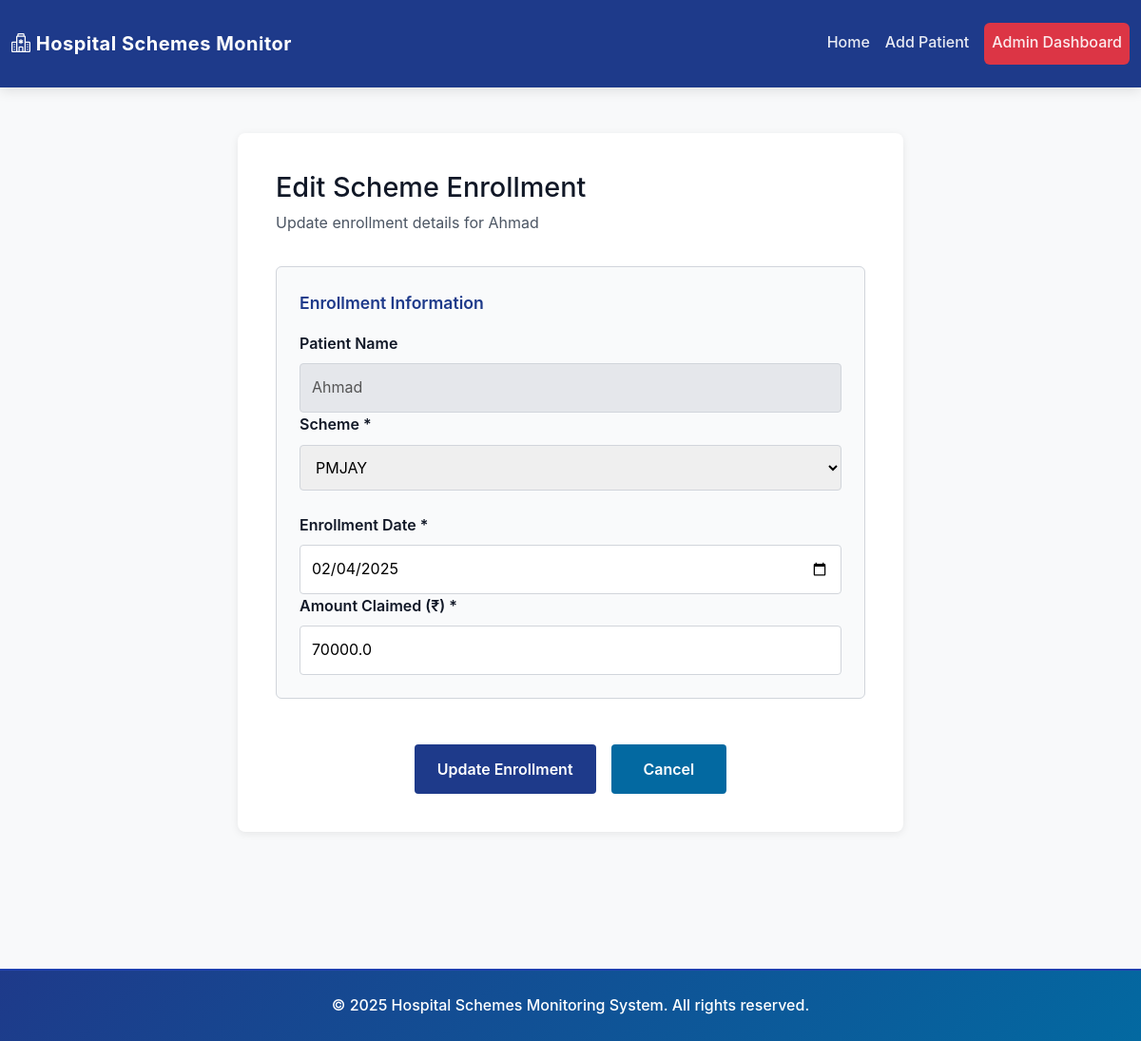
The app's page /edit-enrollment/3 with its own data.
### tables this page shows
CREATE TABLE patient (
                patient_id INTEGER PRIMARY KEY AUTOINCREMENT,
                name TEXT NOT NULL,
                dob DATE NOT NULL,
                email TEXT,
                address TEXT
            );

CREATE TABLE patient_scheme_enrollment (
                enrollment_id INTEGER PRIMARY KEY AUTOINCREMENT,
                patient_id INTEGER NOT NULL,
                scheme_id INTEGER NOT NULL,
                enroll_date DATE NOT NULL,
                amt_claimed REAL DEFAULT 0,
                FOREIGN KEY(patient_id) REFERENCES patient(patient_id),
                FOREIGN KEY(scheme_id) REFERENCES scheme(scheme_id)
            );

CREATE TABLE scheme (
                scheme_id INTEGER PRIMARY KEY AUTOINCREMENT,
                sname TEXT NOT NULL UNIQUE,
                dscript TEXT,
                start_date DATE NOT NULL
            );

### app.py (the view, shortened to what this page needs)
@app.route('/edit-enrollment/<int:enrollment_id>', methods=['GET', 'POST'])
def edit_enrollment(enrollment_id):
    db = get_db()
    cursor = db.cursor()
    cursor.execute('''
        SELECT pse.*, p.name as patient_name, s.sname
        FROM patient_scheme_enrollment pse
        JOIN patient p ON pse.patient_id = p.patient_id
        JOIN scheme s ON pse.scheme_id = s.scheme_id
        WHERE enrollment_id = ?
    ''', (enrollment_id,))
    enrollment = cursor.fetchone()
    cursor.execute('SELECT scheme_id, sname FROM scheme')
    schemes = cursor.fetchall()
    db.close()
    if not enrollment:
        flash('Enrollment not found', 'error')
        return redirect(url_for('admin'))
    return render_template('edit_enrollment.html', enrollment=enrollment, schemes=schemes)

### app.py (called while the page is built)
def get_db():
    conn = sqlite3.connect(DATABASE)
    conn.row_factory = sqlite3.Row
    return conn

### templates/edit_enrollment.html (shortened to what this page needs)
{% extends "base.html" %}
{% block content %}
<section class="form-section">
    <div class="form-container">
        <h2>Edit Scheme Enrollment</h2>
        <p class="form-subtitle">Update enrollment details for {{ enrollment.patient_name }}</p>
        <form method="POST" class="patient-form">
            <fieldset class="form-group">
                <legend>Enrollment Information</legend>
                <div class="form-field">
                    <label>Patient Name</label>
                    <input type="text" value="{{ enrollment.patient_name }}" disabled style="background-color: #e5e7eb; cursor: not-allowed;">
                </div>
                <div class="form-row">
                    <div class="form-field">
                        <label for="scheme_id">Scheme *</label>
                        <select id="scheme_id" name="scheme_id" required>
                            {% for scheme in schemes %}
                            <option value="{{ scheme.scheme_id }}" {% if scheme.scheme_id == enrollment.scheme_id %}selected{% endif %}>
                                {{ scheme.sname }}
                            </option>
                            {% endfor %}
                        </select>
                    </div>
                    <div class="form-field">
                        <label for="enroll_date">Enrollment Date *</label>
                        <input type="date" id="enroll_date" name="enroll_date" value="{{ enrollment.enroll_date }}" required>
                    </div>
                </div>
                <div class="form-field">
                    <label for="amt_claimed">Amount Claimed (₹) *</label>
                    <input type="number" id="amt_claimed" name="amt_claimed" step="0.01" min="0" value="{{ enrollment.amt_claimed }}" required>
                </div>
            </fieldset>
            <div class="form-actions">
                <button type="submit" class="btn btn-primary">Update Enrollment</button>
                <a href="{{ url_for('admin') }}" class="btn btn-secondary">Cancel</a>
            </div>
        </form>
    </div>
</section>
{% endblock %}

### static/style.css (style rules this page uses)
:root { --primary-color: #1e3a8a; --secondary-color: #0369a1; --accent-color: #dc2626; --success-color: #16a34a; --neutral-50: #f9fafb; --neutral-100: #f3f4f6; --neutral-200: #e5e7eb; --neutral-600: #4b5563; --neutral-900: #111827; --border-color: #d1d5db; }
* { margin: 0; padding: 0; box-sizing: border-box; }
body { font-family: -apple-system, BlinkMacSystemFont, "Segoe UI", Roboto, "Helvetica Neue", Arial, sans-serif; line-height: 1.6; color: var(--neutral-900); background-color: #f8f9fa; }
.btn { display: inline-block; padding: 0.75rem 2rem; border-radius: 4px; text-decoration: none; font-weight: 600; border: 2px solid transparent; cursor: pointer; transition: all 0.3s ease; font-size: 1rem; }
.btn-primary { background-color: #1e3a8a; border: none; padding: 0.6rem 1.5rem; font-weight: 600; transition: all 0.3s ease; color: white; }
.btn-secondary { background-color: var(--secondary-color); color: white; }
.form-section { margin-bottom: 3rem; }
.form-container { max-width: 700px; margin: 0 auto; background: white; padding: 2.5rem; border-radius: 8px; box-shadow: 0 2px 8px rgba(0, 0, 0, 0.08); }
.form-container h2 { font-size: 1.8rem; margin-bottom: 0.5rem; color: var(--neutral-900); }
.form-subtitle { color: var(--neutral-600); margin-bottom: 2rem; }
.patient-form { display: flex; flex-direction: column; gap: 2rem; }
.form-group { border: 1px solid var(--border-color); padding: 1.5rem; border-radius: 6px; background-color: var(--neutral-50); }
fieldset { border: none; padding: 0; margin: 0; }
legend { font-size: 1.1rem; font-weight: 600; color: var(--primary-color); margin-bottom: 1rem; padding: 0; }
.form-row { display: grid; grid-template-columns: repeat(auto-fit, minmax(300px, 1fr)); gap: 1.5rem; }
.form-field { display: flex; flex-direction: column; }
.form-field label { font-weight: 600; margin-bottom: 0.5rem; color: var(--neutral-900); }
.form-field input, .form-field select { padding: 0.75rem; border: 1px solid var(--border-color); border-radius: 4px; font-size: 1rem; font-family: inherit; transition: border-color 0.3s ease; }
.form-actions { display: flex; gap: 1rem; justify-content: center; margin-top: 1rem; }

### records on screen
patient: patient_name "Ahmad"
patient_scheme_enrollment: scheme_id "PMJAY", enroll_date "02/04/2025", amt_claimed "70000.0"
